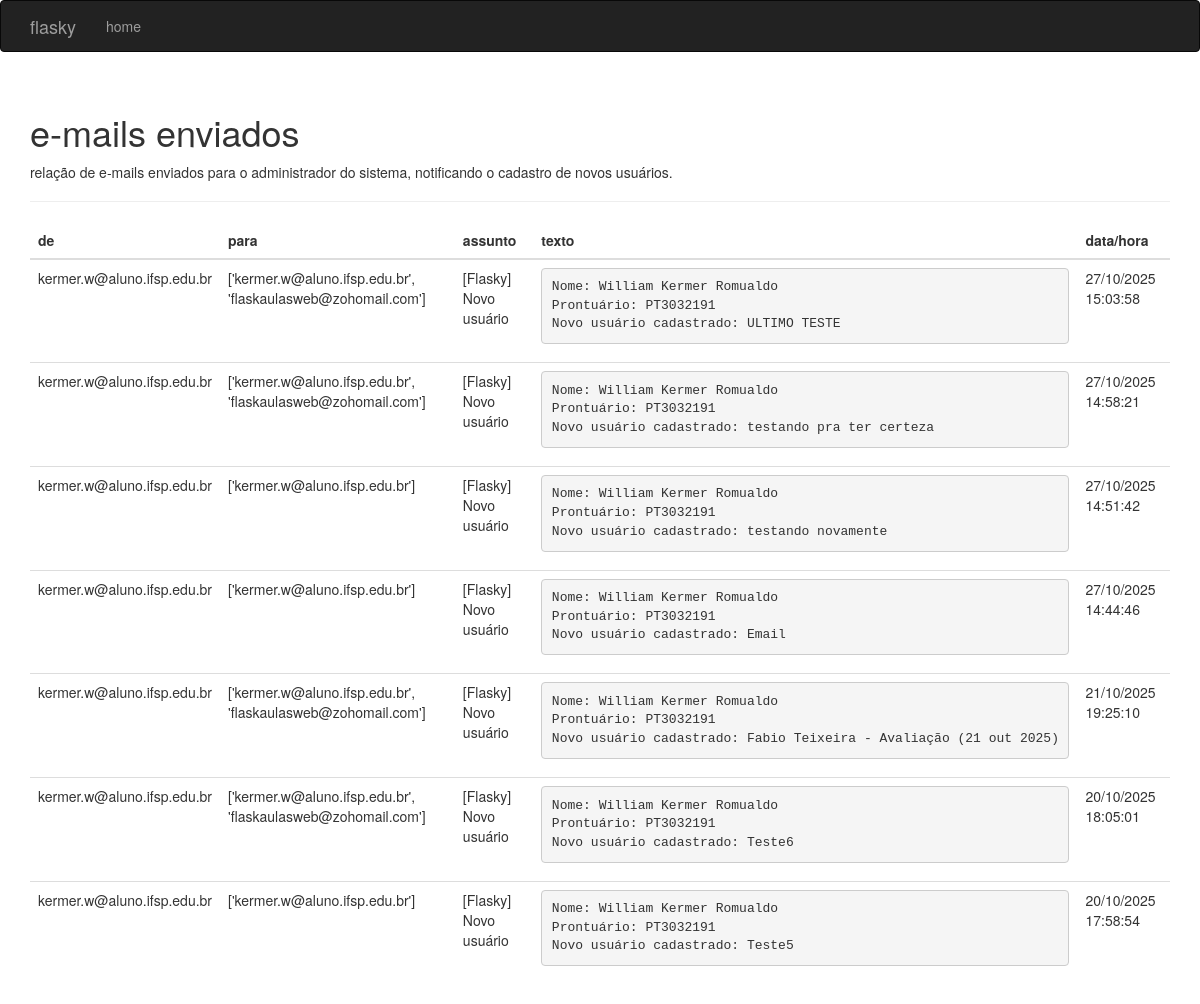
The page /emails on the database its author committed.
### app/models.py (models this page shows, shortened)
class EmailLog(db.Model):
    __tablename__ = 'email_logs'
    id = db.Column(db.Integer, primary_key=True)
    sender = db.Column(db.String(128))
    recipient = db.Column(db.String(256))
    subject = db.Column(db.String(128))
    body = db.Column(db.Text)
    timestamp = db.Column(db.DateTime, index=True, default=datetime.utcnow)

### app/main/views.py (the view)
@main.route('/emails')
def emails():
    email_list = EmailLog.query.order_by(EmailLog.timestamp.desc()).all()
    return render_template('emails.html', emails=email_list)

### app/templates/emails.html (shortened to what this page needs)
{% extends "base.html" %}
{% import "bootstrap/wtf.html" as wtf %}
{% block page_content %}
<div class="page-header">
    <h1>e-mails enviados</h1>
    <p>relação de e-mails enviados para o administrador do sistema, notificando o cadastro de novos usuários.</p>
</div>
{% if emails %}
<table class="table">
    <thead>
        <tr>
            <th>de</th>
            <th>para</th>
            <th>assunto</th>
            <th>texto</th>
            <th>data/hora</th>
        </tr>
    </thead>
    <tbody>
        {% for email in emails %}
        <tr>
            <td>{{ email.sender }}</td>
            <td>{{ email.recipient }}</td>
            <td>{{ email.subject }}</td>
            <td><pre>{{ email.body }}</pre></td>
            <td>{{ moment(email.timestamp).format('DD/MM/YYYY HH:mm:ss') }}</td>
        </tr>
        {% endfor %}
    </tbody>
</table>
{% else %}
<div class="alert alert-info">
    nenhum e-mail foi enviado ainda.
</div>
{% endif %}
{% endblock %}

### app/templates/base.html (shortened to what this page needs)
{% extends "bootstrap/base.html" %}
{% block head %}
{{ super() }}
{% endblock %}
{% block navbar %}
<div class="navbar navbar-inverse" role="navigation">
    <div class="container">
        <div class="navbar-header">
            <a class="navbar-brand" href="/">flasky</a>
        </div>
        <div class="navbar-collapse collapse">
            <ul class="nav navbar-nav">
                <li><a href="{{ url_for('main.index') }}">home</a></li>
        </div>
    </div>
</div>
{% endblock %}
{% block content %}
<div class="container">
    {% block page_content %}{% endblock %}
</div>
{% endblock %}

### rows shown on the page
EmailLog: sender "kermer.w@aluno.ifsp.edu.br", recipient "['kermer.w@aluno.ifsp.edu.br', 'flaskaulasweb@zohomail.com']", subject "[Flasky] Novo usuário", body "Nome: William Kermer Romualdo Prontuário: PT3032191 Novo usuário cadastrado: ULTIMO TESTE", timestamp "27/10/2025 15:03:58"
EmailLog: sender "kermer.w@aluno.ifsp.edu.br", recipient "['kermer.w@aluno.ifsp.edu.br', 'flaskaulasweb@zohomail.com']", subject "[Flasky] Novo usuário", body "Nome: William Kermer Romualdo Prontuário: PT3032191 Novo usuário cadastrado: testando pra ter certeza", timestamp "27/10/2025 14:58:21"
EmailLog: sender "kermer.w@aluno.ifsp.edu.br", recipient "['kermer.w@aluno.ifsp.edu.br']", subject "[Flasky] Novo usuário", body "Nome: William Kermer Romualdo Prontuário: PT3032191 Novo usuário cadastrado: testando novamente", timestamp "27/10/2025 14:51:42"
EmailLog: sender "kermer.w@aluno.ifsp.edu.br", recipient "['kermer.w@aluno.ifsp.edu.br']", subject "[Flasky] Novo usuário", body "Nome: William Kermer Romualdo Prontuário: PT3032191 Novo usuário cadastrado: Email", timestamp "27/10/2025 14:44:46"
EmailLog: sender "kermer.w@aluno.ifsp.edu.br", recipient "['kermer.w@aluno.ifsp.edu.br', 'flaskaulasweb@zohomail.com']", subject "[Flasky] Novo usuário", body "Nome: William Kermer Romualdo Prontuário: PT3032191 Novo usuário cadastrado: Fabio Teixeira - Avaliação (21 out 2025)", timestamp "21/10/2025 19:25:10"
EmailLog: sender "kermer.w@aluno.ifsp.edu.br", recipient "['kermer.w@aluno.ifsp.edu.br', 'flaskaulasweb@zohomail.com']", subject "[Flasky] Novo usuário", body "Nome: William Kermer Romualdo Prontuário: PT3032191 Novo usuário cadastrado: Teste6", timestamp "20/10/2025 18:05:01"
EmailLog: sender "kermer.w@aluno.ifsp.edu.br", recipient "['kermer.w@aluno.ifsp.edu.br']", subject "[Flasky] Novo usuário", body "Nome: William Kermer Romualdo Prontuário: PT3032191 Novo usuário cadastrado: Teste5", timestamp "20/10/2025 17:58:54"
